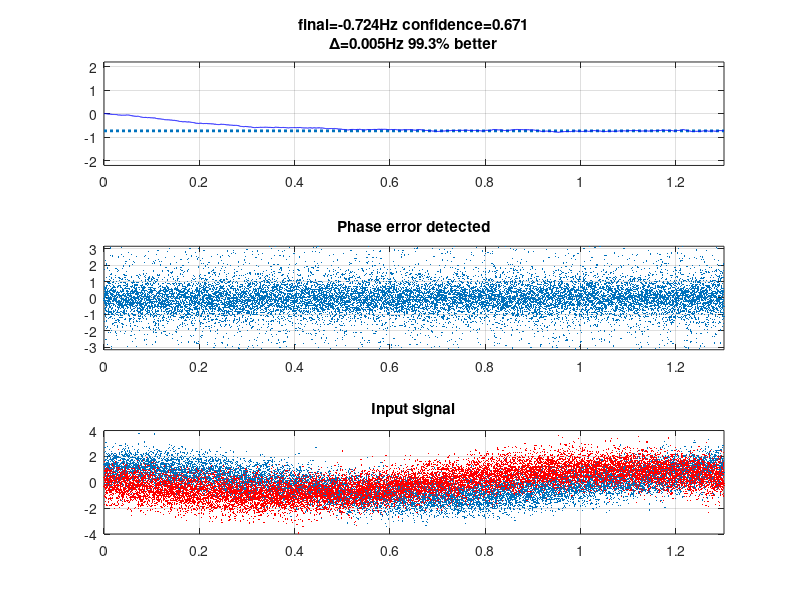

Write MATLAB code to recreate this figure.
clc;

%% stimulus params
FS = 12e3; % sampling rate
N = (65536-3072)/4;
F = rand()*4-2; % freq offset
PHI = 2*pi*rand(); % phase
SNR = -0;

%% pll params
LB = 2; % loop bandwidth in hz
DF = sqrt(2)/2; % damping factor
G = 6; % gain

CC_UB = 96;
CC_LB = 32;

beta = 2*DF*2*pi*LB/FS - (2*pi*LB)^2 / (FS^2*G); % proportional
alpha = (2*pi*LB)^2/(FS*G); % integral

%% sim
t = (0:N-1).'/FS;
if exist('rx', 'var')
    x = rx(1:4:end,4) + 1j*rx(1:4:end,5);
else
    x = awgn(exp(1j*2*pi*F.*t+PHI), SNR, 'measured');
    % whether narrow-band IIR filter can be used for carrier syncking - yes
%     x = filter( ...
%         [0.0993952155113220, -0.198703244328499, 0.0993952155113220], ...
%         [1, -1.98742473125458, 0.987511932849884], ...
%         x ...
%     );
end
y = ones(N, 1);
f = zeros(N, 1);
phi = zeros(N, 1);
lock = false(N, 1);
stable = false(N, 1);
delta = zeros(N, 1);

mav0 = 1024*ones(32, 1);
mav1 = 1024*ones(32, 1);

cc = CC_UB; % confidence coef, smaller is better (indicating higher SNR)
sc = 0; % stable count, larger is better (indicating higher SNR)
final = 0; % final freq offset in hz

for i = 1:N
    delta(i) = atan2(imag(x(i)/y(i)), real(x(i)/y(i))); % phase detector

    if mod(i-1, 64)==0
        mav0 = [delta(i); mav0(1:31)];
        if mav0(32)~=1024
            phistdd = std(mav0);
            if phistdd<pi/9
                lock(i) = true;
                cc = cc - 1;
                if cc<CC_LB; cc=CC_LB; end
            else
                cc = cc + 1;
                if cc>CC_UB; cc=CC_UB; end
            end
        end
    elseif i>1
        lock(i) = lock(i-1);
    end

    if mod(i-1, 64)==31
        mav1 = [f(i); mav1(1:31)];
        if mav1(32)~=1024
            fstdd = std(mav1);
            if fstdd<0.025
                stable(i) = true;
                final = mean(mav1);
                sc = sc + 1;
            end
        end
    elseif i>1
        stable(i) = stable(i-1);
    end

    if i<N
        f(i+1) = f(i) + beta*delta(i);
        phi(i+1) = phi(i) + alpha*delta(i) + 2*pi*f(i+1)/FS;
        while phi(i+1)>pi
            phi(i+1) = phi(i+1)-2*pi;
        end
        while phi(i+1)<-pi
            phi(i+1) = phi(i+1)+2*pi;
        end
        y(i+1) = exp(1j*phi(i+1));
    end
end

%%
clf;
subplot(311);
plot([0, t(N)], [F, F], ':', 'linewidth', 2);
hold on;
plot(t, f, 'b');
if exist('rx', 'var')
    plot(t, rx(1:4:end,7), 'r.', 'markersize', 1);
end
% plot(t, lock*4-2, 'g', 'displayname', 'Phase lock');
% plot(t, stable*4-2, 'c', 'displayname', 'Frq stable');
hold off;
axis([min(t) max(t) -2.2, 2.2]);
grid on;
if F~=0
    if abs(final-F)<=abs(F)
        improvement = 1-abs(final-F)/abs(F);
        improvement = sprintf('%.1f%% better', improvement*100);
    else
        improvement = abs(final-F)/abs(F);
        improvement = sprintf('%.2fx worse', improvement);
    end
else
    improvement = abs(final);
    improvement = sprintf('%.3fhz deviated', improvement);
end
fast_exp = @(x) typecast(int32(single(x)*single(12102203)) + int32(1065353216), 'single');
title(sprintf('final=%.3fHz confidence=%.3f\n\\Delta=%.3fHz %s',final, 1-fast_exp(-sc/cc), abs(final-F), improvement));
labelled = findobj(gca, 'Type', 'line', '-not', 'DisplayName', '');
if ~isempty(labelled); legend(labelled, 'location', 'best'); end

subplot(312);
plot(t, delta, '.', 'markersize', 1);
if exist('rx', 'var')
    hold on;
    plot(t, rx(1:4:end,6), 'r.', 'markersize', 1);
    hold off;
end
grid on;
axis([min(t) max(t) -pi pi]);
title('Phase error detected');

subplot(313);
plot(t, real(x), '.', 'markersize', 1);
hold on;
plot(t, imag(x), 'r.', 'markersize', 1);
hold off;
grid on;
xlim([min(t) max(t)]);
title('Input signal');

%%
% N = 65536*4;
% phi = unwrap(angle(freqz( ...
%     [0.0993952155113220, -0.198703244328499, 0.0993952155113220], ...
%     [1, -1.98742473125458, 0.987511932849884], N)));
% stdd1 = std(phi(1:96))
% plot((0:N-2)*12000/N, phi(2:N)-phi(1:N-1), '.');
% phi = unwrap(angle(freqz(Num, Den, N)));
% stdd2 = std(phi(1:96))
% hold on;
% plot((0:N-2)*12000/N, phi(2:N)-phi(1:N-1), 'r.');
% hold off;
% axis([0 4 -0.01 0]);
% grid on;
